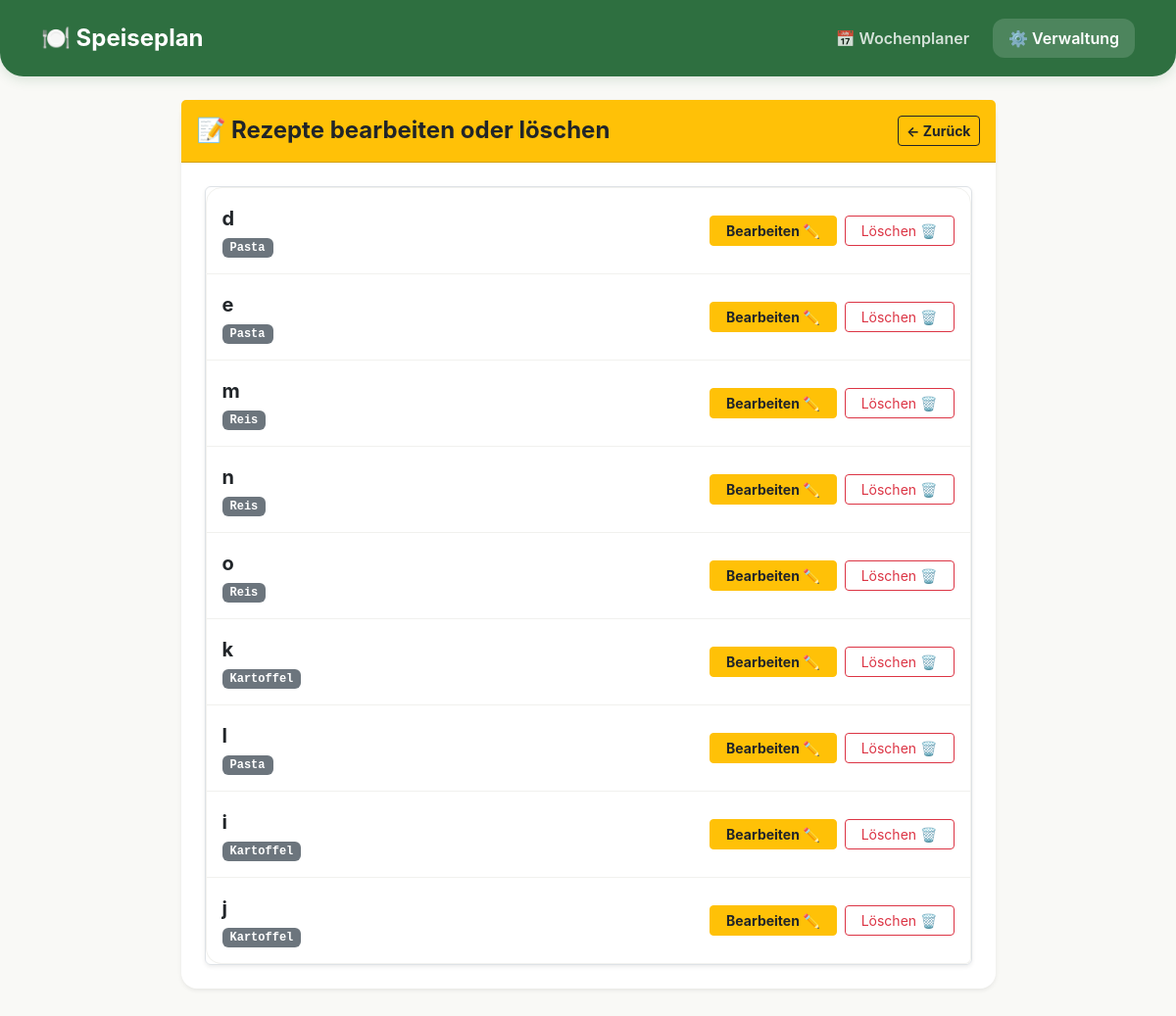
/manage/recipe/edit-list, run on an earlier commit of the app's database.
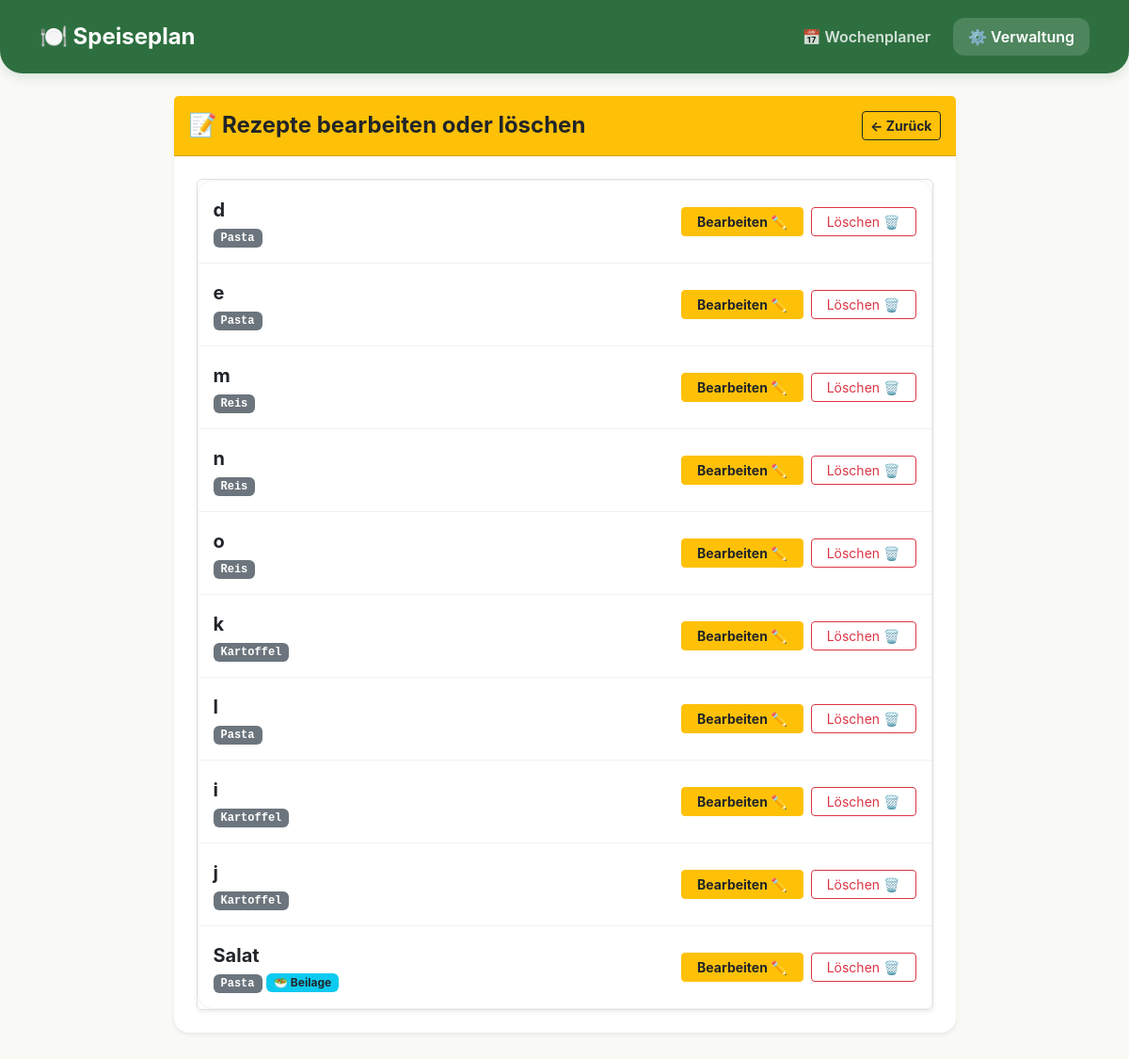
And on a later commit of the database.
### models.py (models this page shows)
class Recipe(db.Model):
    id = db.Column(db.Integer, primary_key=True)
    name = db.Column(db.String(100), nullable=False)
    category_id = db.Column(db.Integer, db.ForeignKey('category.id'), nullable=False)
    is_side_dish = db.Column(db.Boolean, default=False, nullable=False)
    calories = db.Column(db.Integer, default=0)
    protein = db.Column(db.Float, default=0.0)
    carbs = db.Column(db.Float, default=0.0)
    fat = db.Column(db.Float, default=0.0)
    category = db.relationship('Category', backref=db.backref('recipes', lazy=True))
    ingredients = db.relationship('Ingredient', backref='recipe', cascade="all, delete-orphan")

class Category(db.Model):
    id = db.Column(db.Integer, primary_key=True)
    name = db.Column(db.String(50), unique=True, nullable=False)

### app.py (the view)
@app.route('/manage/recipe/edit-list')
def recipe_edit_list_view():
    recipes = Recipe.query.all()
    categories = Category.query.all()
    existing_ingredients = db.session.query(Ingredient.name).distinct().order_by(Ingredient.name).all()
    ingredient_list = [ing[0] for ing in existing_ingredients if ing[0]]
    return render_template('recipe_edit_list.html', recipes=recipes, categories=categories, ingredient_list=ingredient_list)

### templates/recipe_edit_list.html (shortened to what this page needs)
{% extends 'base.html' %}
{% block content %}
<div class="row justify-content-center">
    <div class="col-md-9">
        <div class="card shadow-sm border-0">
            <div class="card-header bg-warning text-dark py-3 d-flex justify-content-between align-items-center">
                <h4 class="card-title mb-0 fw-bold">📝 Rezepte bearbeiten oder löschen</h4>
                <a href="/manage" class="btn btn-sm btn-outline-dark fw-bold"><- Zurück</a>
            </div>
            <div class="card-body p-4">
                <div class="list-group shadow-sm rounded border">
                    {% for recipe in recipes %}
                    <div class="list-group-item d-flex justify-content-between align-items-center py-3">
                        <div>
                            <strong class="d-block fs-5 text-dark">{{ recipe.name }}</strong>
                            <span class="badge bg-secondary px-2 py-1 font-monospace" style="font-size: 0.75rem;">{{ recipe.category.name }}</span>
                            {% if recipe.is_side_dish %}
                            <span class="badge bg-info text-dark px-2 py-1" style="font-size: 0.75rem;">🥗 Beilage</span>
                            {% endif %}
                        </div>
                        <div class="d-flex gap-2">
                            <button type="button" class="btn btn-warning fw-bold text-dark btn-sm px-3" data-bs-toggle="modal" data-bs-target="#editModal{{ recipe.id }}">
                                Bearbeiten ✏️
                            </button>
                            <button type="button" class="btn btn-outline-danger btn-sm px-3" onclick="deleteRecipeSafely({{ recipe.id }}, '{{ recipe.name }}')">
                                Löschen 🗑️
                            </button>
                        </div>
                    </div>
                    {% else %}
                    <div class="text-center p-5 text-muted">Noch keine Essen eingetragen.</div>
                    {% endfor %}
                </div>
            </div>
        </div>
    </div>
</div>
{% endblock %}

### templates/base.html (shortened to what this page needs)
<!DOCTYPE html>
<html lang="de">
<head>
    <link rel="stylesheet" href="{{ url_for('static', filename='bootstrap.min.css') }}" type="text/css">
    <link rel="stylesheet" href="{{ url_for('static', filename='style.css') }}?v={{ css_version }}" type="text/css">
</head>
<body>
    <nav class="navbar navbar-expand-md navbar-dark navbar-custom mb-4 py-3">
        <div class="container">
            <a class="navbar-brand fw-bold fs-4" href="/">🍽️ Speiseplan</a>
            <div class="collapse navbar-collapse" id="navbarNav">
                <ul class="navbar-nav ms-auto mb-2 mb-md-0 gap-2 mt-2 mt-md-0">
                    <li class="nav-item">
                        <a class="nav-link px-3 {% if request.path == '/' %}active-custom{% endif %}" href="/">📅 Wochenplaner</a>
                    </li>
                    <li class="nav-item">
                        <a class="nav-link px-3 {% if request.path.startswith('/manage') %}active-custom{% endif %}" href="/manage">⚙️ Verwaltung</a>
                    </li>
                </ul>
            </div>
        </div>
    </nav>
    <div class="container pb-5">
        {% block content %}{% endblock %}
    </div>
</body>
</html>

### static/style.css (style rules this page uses)
:root { --primary-food: #2E6F40; --primary-dark: #1E4A2A; --accent-warm: #F4C430; --bg-warm: #F9F9F6; --text-dark: #2B302A; --radius-main: 1rem; }
body { font-family: 'Plus Jakarta Sans', sans-serif; background-color: var(--bg-warm); color: var(--text-dark); }
.navbar-custom { background-color: var(--primary-food); border-bottom-left-radius: 1.5rem; border-bottom-right-radius: 1.5rem; box-shadow: 0 4px 12px rgba(46, 111, 64, 0.15); }
.navbar-custom .nav-link { color: rgba(255, 255, 255, 0.8) !important; font-weight: 600; border-radius: 0.75rem; transition: all 0.2s ease; }
.navbar-custom .nav-link.active-custom { color: #ffffff !important; background-color: rgba(255, 255, 255, 0.15); }
.card { border: none !important; border-radius: var(--radius-main); box-shadow: 0 8px 24px rgba(0, 0, 0, 0.04); background-color: #ffffff; }
.list-group-item { border-color: #F1F1EE !important; transition: background-color 0.2s ease; }
.list-group-item:first-child { border-top-left-radius: var(--radius-main) !important; border-top-right-radius: var(--radius-main) !important; }
.list-group-item:last-child { border-bottom-left-radius: var(--radius-main) !important; }

### templates/base.html (style rules this page uses)
body { font-family: -apple-system, BlinkMacSystemFont, "Segoe UI", Roboto, Helvetica, Arial, sans-serif; }

What changed in the data, as far as the page shows it:
added Recipe: name "Salat", category.name "Pasta", is_side_dish "🥗 Beilage"
